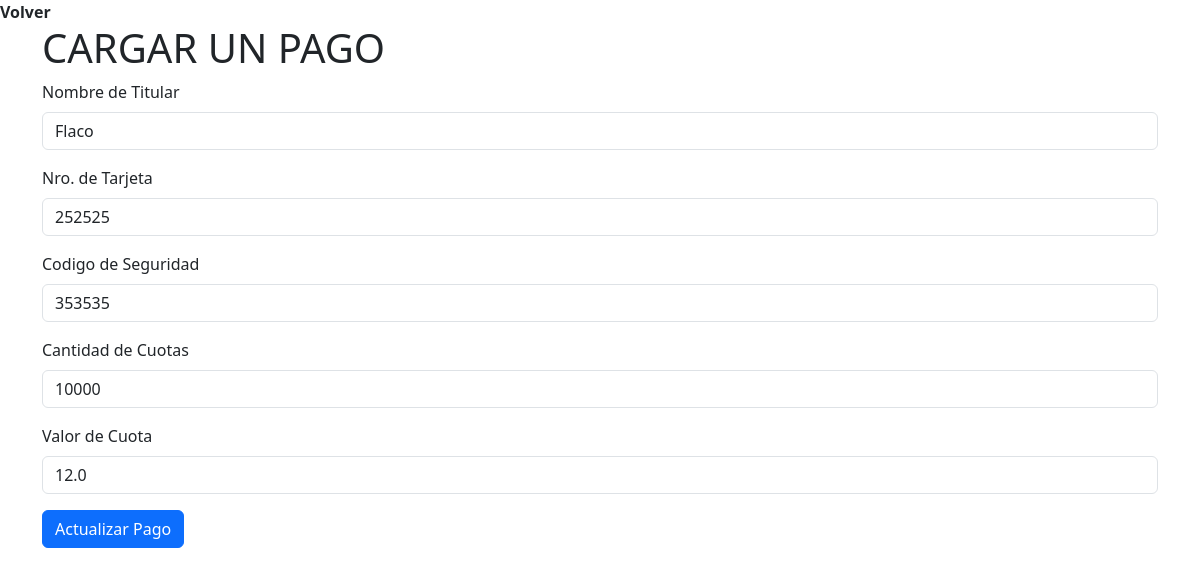
/actualizar_pago/5, run on the app's committed database.
### recepcion/models.py (models this page shows)
class PagoTarjeta(models.Model):
    numtarjeta = models.IntegerField(default=0)
    codseguridad = models.IntegerField(default=0)
    nombrepropietario = models.CharField(max_length=100)
    cuotas = models.IntegerField(default=0)
    valor = models.FloatField(default=0.0)

### recepcion/views.py (the view, shortened to what this page needs)
# urls.py: path('actualizar_pago/<identificador>', actualizarpagotarjeta, name="actualizar_pago"),
def actualizarpagotarjeta(request, identificador=''):
    if request.method == "GET":
        tarjeta = get_object_or_404(PagoTarjeta, pk=int(identificador))
        initial = {
            "id": tarjeta.id,
            "nombrepropietario": tarjeta.nombrepropietario,
            "numtarjeta": tarjeta.numtarjeta,
            "codseguridad": tarjeta.codseguridad,
            "cuotas": tarjeta.cuotas,
            "valor": tarjeta.valor,
        }
        form_actualizarpago = ActualizarTarjetaForm(initial=initial)
        return render(request, 'recepcion/carga_pago.html', {'form_pago': form_actualizarpago, 'actualizar_pago': True})

### recepcion/forms.py
class ActualizarTarjetaForm(AgregarPagoForm):
    id = forms.IntegerField(widget = forms.HiddenInput())

### recepcion/templates/recepcion/carga_pago.html (shortened to what this page needs)
{% load bootstrap5 %}
{% bootstrap_css %}
<a class="nav-link active" href="{%url  'lista_pagos' %}"> <b>Volver</b></a>
<div class="container">
    <div class="row">
      <div class="col">
       <h1>CARGAR UN PAGO</h1>
      </div>
      </div>
      <div class="row">
      <div class="col">
    {% if actualizar_pago %}
        <form action="{% url 'actualizar_pago' %}" method="post">
    {% else %}
        <form action="{% url 'cargar_pago'%}" method="post">
    {% endif %}
       {% bootstrap_form form_pago %}
       {% if actualizar_pago %}
         {% bootstrap_button "Actualizar Pago" button_type="submit" button_class="btn-primary" %}
       {% else %}
         {% bootstrap_button "Guardar Pago" button_type="submit" button_class="btn-success" %}
       {% endif %}
       </form>
      </div>
    </div>
  </div>

### data on the page
PagoTarjeta: nombrepropietario "Flaco", numtarjeta "252525", codseguridad "353535", cuotas "10000", valor "12.0"
